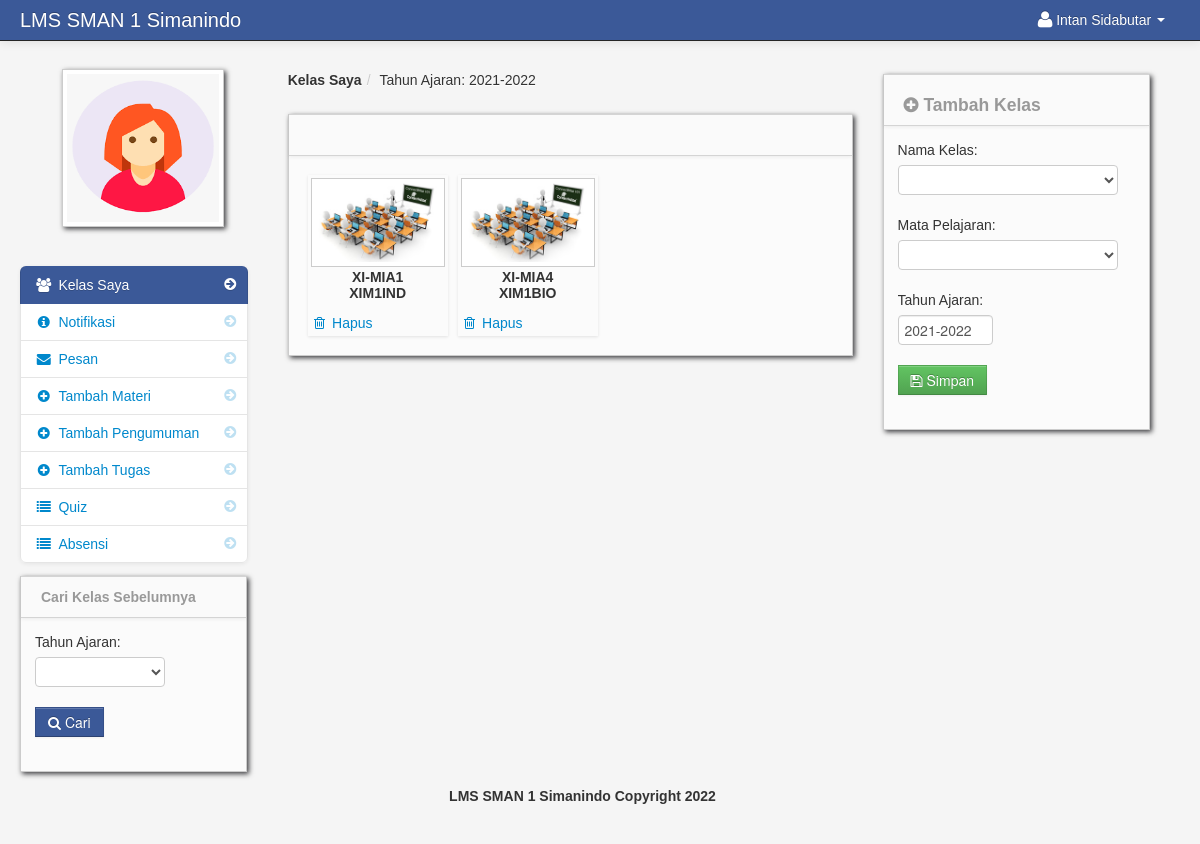
The app's page /dasboard_teacher.php (signed in) with its own data.
### tables this page shows
CREATE TABLE `teacher` (
  `teacher_id` int(11) NOT NULL,
  `username` varchar(100) NOT NULL,
  `password` varchar(200) NOT NULL,
  `firstname` varchar(100) NOT NULL,
  `lastname` varchar(100) NOT NULL,
  `department_id` int(11) NOT NULL,
  `location` varchar(200) NOT NULL,
  `about` varchar(500) NOT NULL,
  `teacher_status` varchar(20) NOT NULL,
  `teacher_stat` varchar(100) NOT NULL
);

CREATE TABLE `school_year` (
  `school_year_id` int(11) NOT NULL,
  `school_year` varchar(100) NOT NULL
);

CREATE TABLE `teacher_class` (
  `teacher_class_id` int(11) NOT NULL,
  `teacher_id` int(11) NOT NULL,
  `class_id` int(11) NOT NULL,
  `subject_id` int(11) NOT NULL,
  `thumbnails` varchar(100) NOT NULL,
  `school_year` varchar(100) NOT NULL
);

CREATE TABLE `class` (
  `class_id` int(11) NOT NULL,
  `class_name` varchar(100) NOT NULL
);

CREATE TABLE `subject` (
  `subject_id` int(11) NOT NULL,
  `subject_code` varchar(100) NOT NULL,
  `subject_title` varchar(100) NOT NULL,
  `category` varchar(100) NOT NULL,
  `description` longtext NOT NULL,
  `unit` int(11) NOT NULL,
  `Pre_req` varchar(100) NOT NULL,
  `semester` varchar(100) NOT NULL
);

### session.php (called while the page is built, shortened)
<?php
$session_id=$_SESSION['id'];
?>

### add_class.php (the view, shortened to what this page needs)
                <div class="block">
                    <div class="navbar navbar-inner block-header">
                        <div id="" class="muted pull-left"><h4><i class="icon-plus-sign"></i> Tambah Kelas</h4></div>
                    </div>
                    <div class="block-content collapse in">
                        <div class="span12">
<form method="post" id="add_class">
		<div class="control-group">
			<label>Nama Kelas:</label>
                                  <div class="controls">
                                    <select name="class_id"  class="" required>
                                     	<option></option>
			<?php
			$query = mysqli_query($conn,"select * from class order by class_name");
			while($row = mysqli_fetch_array($query)){
			?>
			<option value="<?php echo $row['class_id']; ?>"><?php echo $row['class_name']; ?></option>
			<?php } ?>
                                    </select>
                                  </div>
                                </div>
		<div class="control-group">
			<label>Mata Pelajaran:</label>
                                  <div class="controls">
                                    <select name="subject_id"  class="" required>
                                     	<option></option>
			<?php
			$query = mysqli_query($conn,"select * from subject order by subject_code");
			while($row = mysqli_fetch_array($query)){
			?>
			<option value="<?php echo $row['subject_id']; ?>"><?php echo $row['subject_code']; ?></option>
			<?php } ?>
                                    </select>
                                  </div>
                                </div>
		<div class="control-group">
			<label>Tahun Ajaran:</label>
                                  <div class="controls">
			<?php
			$query = mysqli_query($conn,"select * from school_year order by school_year DESC");
			$row = mysqli_fetch_array($query);
			?>
			<input id="" class="span5" type="text" class="" name="school_year" value="<?php  echo $row['school_year']; ?>" >
                                  </div>
                                </div>
			<div class="control-group">
                                  <div class="controls">
				<button name="save" class="btn btn-success"><i class="icon-save"></i> Simpan</button>
                                  </div>
                                </div>
                        </form>
</div>
                    </div>
                </div>

### dasboard_teacher.php (shortened to what this page needs)
<?php include('header_dashboard.php'); ?>
<?php include('session.php'); ?>
    <body id="class_div">
		<?php include('navbar_teacher.php'); ?>
        <div class="container-fluid">
            <div class="row-fluid">
				<?php include('teacher_sidebar.php'); ?>
                <div class="span6" id="content">
                     <div class="row-fluid">
					     <ul class="breadcrumb">
								<?php
								$school_year_query = mysqli_query($conn,"select * from school_year order by school_year DESC")or die(mysqli_error());
								$school_year_query_row = mysqli_fetch_array($school_year_query);
								$school_year = $school_year_query_row['school_year'];
								?>
								<li><a href="#"><b>Kelas Saya</b></a><span class="divider">/</span></li>
								<li><a href="#">Tahun Ajaran: <?php echo $school_year_query_row['school_year']; ?></a></li>
						</ul>
                        <div class="block">
								<div class="navbar navbar-inner block-header">
								</div>
                            <div class="block-content collapse in">
                                <div class="span12">
										<?php include('teacher_class.php'); ?>
                                </div>
                            </div>
                        </div>
                    </div>
                </div>
				<?php include('teacher_right_sidebar.php') ?>
            </div>
		<?php include('footer.php'); ?>
        </div>
		<?php include('script.php'); ?>
    </body>
</html>

### navbar_teacher.php (shortened to what this page needs)
	<div class="navbar navbar-fixed-top navbar-inverse">
           <div class="navbar-inner">
               <div class="container-fluid">
                   <a class="brand" href="#">LMS SMAN 1 Simanindo</a>
							<div class="nav-collapse collapse">
								<ul class="nav pull-right">
												<?php $query= mysqli_query($conn,"select * from teacher where teacher_id = '$session_id'")or die(mysqli_error());
														$row = mysqli_fetch_array($query);
												?>
												<li class="dropdown">
													<a href="#" role="button" class="dropdown-toggle" data-toggle="dropdown"> <i class="icon-user icon-large"></i><?php echo $row['firstname']." ".$row['lastname'];  ?> <i class="caret"></i></a>
												</li>
								</ul>
							</div>
               </div>
           </div>
</div>

### teacher_sidebar.php (shortened to what this page needs)
<div class="span3" id="sidebar">
	<img id="avatar" class="img-polaroid" src="admin/<?php echo $row['location']; ?>">
	<ul class="nav nav-list bs-docs-sidenav nav-collapse collapse">
		<li class="active"><a href="dasboard_teacher.php"><i class="icon-chevron-right"></i><i class="icon-group"></i>&nbsp;Kelas Saya</a></li>
		<li class=""><a href="notification_teacher.php"><i class="icon-chevron-right"></i><i class="icon-info-sign"></i>&nbsp;Notifikasi
		</a></li>
		<li class=""><a href="teacher_message.php"><i class="icon-chevron-right"></i><i class="icon-envelope-alt"></i>&nbsp;Pesan</a></li>
		<li class=""><a href="add_downloadable.php"><i class="icon-chevron-right"></i><i class="icon-plus-sign"></i>&nbsp;Tambah Materi</a></li>
		<li class=""><a href="add_announcement.php"><i class="icon-chevron-right"></i><i class="icon-plus-sign"></i>&nbsp;Tambah Pengumuman</a></li>
		<li class=""><a href="add_assignment.php"><i class="icon-chevron-right"></i><i class="icon-plus-sign"></i>&nbsp;Tambah Tugas</a></li>
		<li class=""><a href="teacher_quiz.php"><i class="icon-chevron-right"></i><i class="icon-list"></i>&nbsp;Quiz</a></li>
			<li class=""><a href="student_log.php"><i class="icon-chevron-right"></i><i class="icon-list"></i>&nbsp;Absensi</a></li>
	</ul>
	<?php include('search_other_class.php'); ?>
</div>

### teacher_class.php (shortened to what this page needs)
<ul	 id="da-thumbs" class="da-thumbs">
				<?php $query = mysqli_query($conn,"select * from teacher_class
				LEFT JOIN class ON class.class_id = teacher_class.class_id
				LEFT JOIN subject ON subject.subject_id = teacher_class.subject_id
				where teacher_id = '$session_id' and school_year = '$school_year' ")or die(mysqli_error());
				$count = mysqli_num_rows($query);
				if ($count > 0){
				while($row = mysqli_fetch_array($query)){
				$id = $row['teacher_class_id'];
				?>
					<li id="del<?php echo $id; ?>">
						<a href="my_students.php<?php echo '?id='.$id; ?>">
								<img src ="<?php echo $row['thumbnails'] ?>" width="124" height="140" class="img-polaroid" alt="">
						</a>
						<p class="class"><?php echo $row['class_name']; ?></p>
						<p class="subject"><?php echo $row['subject_code']; ?></p>
						<a href="#<?php echo $id; ?>" data-toggle="modal"><i class="icon-trash"></i> Hapus</a>
					</li>
			<?php } }else{ ?>
			<div class="alert alert-info"><i class="icon-info-sign"></i> Tidak ada kelas yang saat ini ditambahkan</div>
			<?php  } ?>
			</ul>

### admin/assets/styles.css (style rules this page uses)
body { padding-top: 60px; padding-bottom: 40px; background-color: #f5f5f5; }
#content { margin-left:0px; }
.breadcrumb { margin: 0 0 0px; padding: 10px 0px; background-color: transparent; }
.block { background: url("../images/pixel-60fff.png") repeat scroll 0 0 rgba(0, 0, 0, 0) !important; border: 1px solid #ccc; background: white; margin: 1em 0em; border-top: none; -webkit-box-shadow: 2px 2px 5px rgba(0, 0, 6, 0.75); -moz-box-shadow: 2px 2px 5px rgba(0, 0, 6, 0.75); box-shadow: 2px 2px 5px rgba(0, 0, 6, 0.75); }
.block-content { margin: 1em; min-height: .25em; }
.block-header { margin-bottom: 0px; border-right: none; border-left: none; -webkit-border-radius: 0px; -moz-border-radius: 0px; border-radius: 0px; }
.block-header div { padding-top: 10px; }
.bs-docs-sidenav { max-width: 228px; margin: 30px 0 0; padding: 0; background-color: #fff; -webkit-border-radius: 6px; -moz-border-radius: 6px; border-radius: 6px; -webkit-box-shadow: 0 1px 4px rgba(0,0,0,.065); -moz-box-shadow: 0 1px 4px rgba(0,0,0,.065); box-shadow: 0 1px 4px rgba(0,0,0,.065); }
.bs-docs-sidenav > li > a { display: block; width: 190px \9; margin: 0 0 -1px; padding: 8px 14px; border: 1px solid #e5e5e5; }
.bs-docs-sidenav > li:first-child > a { -webkit-border-radius: 6px 6px 0 0; -moz-border-radius: 6px 6px 0 0; border-radius: 6px 6px 0 0; }
.bs-docs-sidenav > li:last-child > a { -webkit-border-radius: 0 0 6px 6px; -moz-border-radius: 0 0 6px 6px; border-radius: 0 0 6px 6px; }
.bs-docs-sidenav > .active > a { position: relative; z-index: 2; padding: 9px 15px; border: 0; text-shadow: 0 1px 0 rgba(0,0,0,.15); -webkit-box-shadow: inset 1px 0 0 rgba(0,0,0,.1), inset -1px 0 0 rgba(0,0,0,.1); -moz-box-shadow: inset 1px 0 0 rgba(0,0,0,.1), inset -1px 0 0 rgba(0,0,0,.1); box-shadow: inset 1px 0 0 rgba(0,0,0,.1), inset -1px 0 0 rgba(0,0,0,.1); }
.bs-docs-sidenav .icon-chevron-right { float: right; margin-top: 2px; margin-right: -6px; opacity: .25; }
.bs-docs-sidenav .active .icon-chevron-right, .bs-docs-sidenav .active a:hover .icon-chevron-right { opacity: 1; }

### admin/assets/style.css (style rules this page uses)
.da-thumbs { float: left; list-style: none outside none; margin: 0; padding: 0; position: relative; }
.da-thumbs li { float: left; margin: 5px; padding: 3px; position: relative; box-shadow: 0 1px 3px rgba(0,0,0,0.1); }
.da-thumbs li a, .da-thumbs li a img { display: block; position: relative; }
.da-thumbs li a { overflow: hidden; }
.class { font-family: helvetica !important; font-weight: bold; text-align: center; }
.subject { font-family: helvetica !important; font-weight: bold; text-align: center; margin-top: -14px; }

### records on screen
teacher: firstname "Intan", lastname "Sidabutar", location (picture)
school_year: school_year "2021-2022"
teacher_class: thumbnails (picture), class.class_name "XI-MIA1", subject.subject_code "XIM1IND"
teacher_class: thumbnails (picture), class.class_name "XI-MIA4", subject.subject_code "XIM1BIO"
